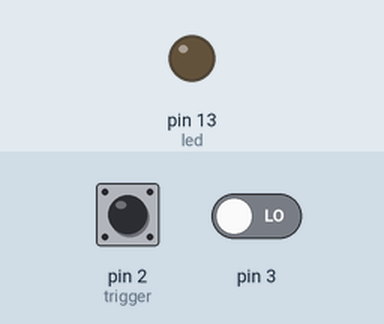
A sketch run on a simulated Arduino Mega 2560, built with avr-gcc and run on an emulated ATmega2560. Parts: output pins drawn as LEDs (lit = HIGH). The test bench sets the inputs (shaded band); at power-on: pin 3 LOW, pin 2 (trigger) HIGH.

Above: at 1.2 s.
1.3 s: pin 3 driven HIGH
At 2.1 s:
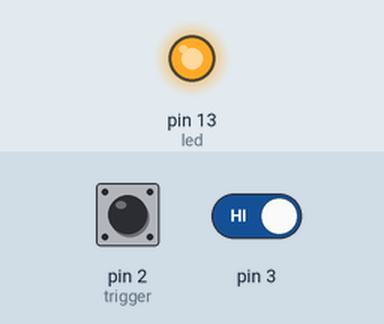
Timing chart, 0 to 4.3 s (numbered marks = the images above; inputs shaded):
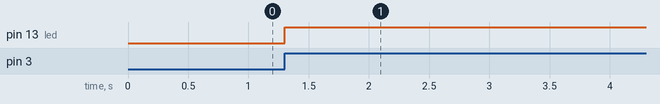

The sketch:

ProjectorMute.ino
```cpp
#include <SoftwareSerial.h>

/*
  Projector Mute

 Watches a digital input for state change.
 If gone high to low (external relay on), then send serial command to mute picture.
 Ig gone low to high (external relay off), then send serial command to un-mute picture.
 Uses interupt to detect state change.
 Runs LED blink in loop to show program is running.
 */

int led = 13;     // Pin 13 has the LED attached
int trigger = 2;  // Pin 2 is an input trigger

static byte pjmute[6]   = {
  0x02,0x10,0x00,0x00,0x00,0x12 };
static byte pjunmute[6] = {
  0x02,0x11,0x00,0x00,0x00,0x13 };


// the setup routine runs once when you press reset:
void setup() {
  // initialize the serial port
  Serial1.begin(38400);
  // initialize the trigger pin as an input.
  pinMode(trigger, INPUT_PULLUP);
//pinMode(trigger, OUTPUT);
  // initialize the LED pin as an output.
  pinMode(led, OUTPUT);
  // setup an interupt on a state change on the trigger pin (Interrupt 0)
  attachInterrupt(1,projmute,CHANGE);
}

// the loop routine runs over and over again forever:
void loop() {
  //digitalWrite(led, HIGH);   // turn the LED on (HIGH is the voltage level)
  //digitalWrite(trigger,HIGH);
  delay(50);                // wait for half a second
  //digitalWrite(led, LOW);    // turn the LED off by making the voltage LOW
  //digitalWrite(trigger,LOW);
  delay(500);                // wait for half a second
}

// interrupt handler
void projmute() {
  int state;
  state = digitalRead(trigger);

  if (state == LOW) {
    // send projector video mute string
    Serial1.write(pjmute,6);
    digitalWrite(led, LOW);
    delay(500);
  }
  else {
    // send projector video unmute string
    Serial1.write(pjunmute,6);
    digitalWrite(led, HIGH);
    delay(500);
  }
}
```

Measured:
- after the input at 1.3 s, pin 13 (led): LOW → HIGH at once
